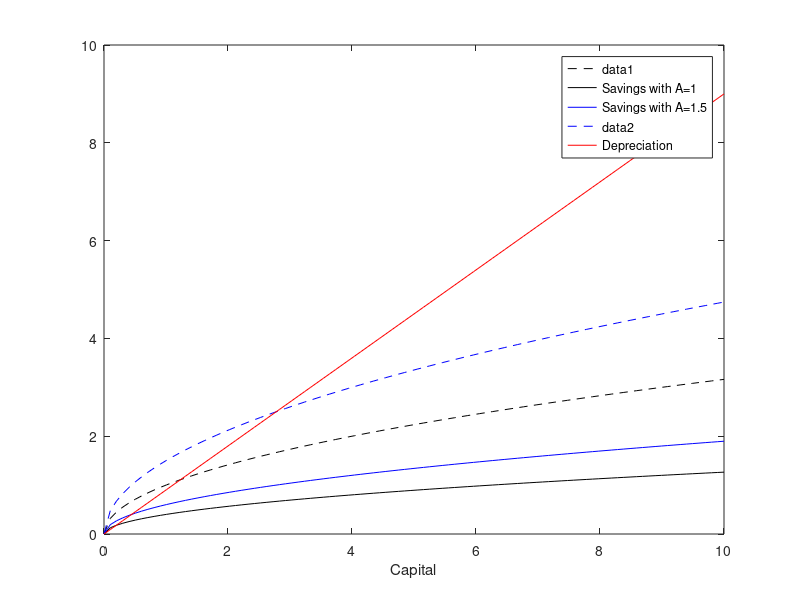

This figure's MATLAB source:
%Code by Javier Gonzalez on October 2019
%For any questions please contact javierj.g18@gmail.com
% Simple Sollow Model with graphs

clear all
%Setiamos la cantidad de periodos analizar
T = 10;
% Numero de grid spaces
n = 100;
% Armamos el grid
k = transpose(linspace(0,T,n));
%Alocamos memoria
f_k = zeros(n,1);
f_k_prime = zeros(n,1);
dep = zeros(n,1);
% Usamos el parametro, para que sea concava
alpha = 0.5;
% Parametro de depreciaci�n
delta = 0.1;
% Parametro de Tecnologia
A = 1;
% Parametro de aumento de tecnologia
Aprime = 1.5;
% Usamos un loops para llenar la matriz
for i = 1:n
    % EL producto se modela como una Cobb Douglass
    % Llenamos el producto estocastico
    f_k(i,1) = A*k(i,1)^alpha;
    % Llenamos producto con tecnologia alta
    f_k_prime(i,1) = Aprime*k(i,1)^alpha;
    % Linea de dep
    dep(i,1) = (1-delta)*k(i,1);
end
% Parametro de ahorro exogeno
beta = 0.4;
% probar con los valores de beta 0.4 Y 0.8
%Beta = 0.2 no tiene estado estacionario. Pues la depresiacion se come todo
%el ahorro y por tanto es imposible ahorrar, racionalmente.
% Matris de savings del producto
savings = beta*f_k;
savings_prime = beta*f_k_prime;

% Sabemos que hay un estado estacionario si el ahorro es igual a la
% depresiacion en algun punto. Entonces tenemos que hacer un check
% EMpezare en el 2 para asegurarme que no cuenta el 0.
tol = 0.009; % Tolerancia Obtima para obtener solo 1 Estado Estacionario
% Analisis con A=1
a = 0;
z = ['-- Analisis de Estado Estacionario con A = ', num2str(A)];
disp(z)
for i = 2:n
    if abs(dep(i,1) - savings(i,1)) <= tol
        z=['Estado Estacionario en : ', num2str(k(i,1))];
        disp(z)
        z=['Con Produccion Igual a : ', num2str(f_k(i,1))];
        disp(z)
        a = a + 1;
    end
end
if a == 0
    z=['No se Encontro un Estado Estacionario'];
    disp(z)
end

% Ahora veamos con A=1.5
a = 0;
tol = 0.02;
z = ['-- Analisis de Estado Estacionario con A = ', num2str(Aprime)];
disp(z)
for i = 2:n
    if abs(dep(i,1) - savings_prime(i,1)) <= tol
        z=['Estado Estacionario en : ', num2str(k(i,1))];
        disp(z)
        z=['Con Produccion Igual a : ', num2str(f_k(i,1))];
        disp(z)
        a = a + 1;
    end
end
if a == 0
    z=['No se Encontro un Estado Estacionario'];
    disp(z)
end

% Chequiaemos cuantos estados estacionarios hay
figure
plot(k,f_k,'--k')
hold on
plot(k,savings,'k','DisplayName','Savings with A=1')
plot(k,savings_prime,'b','DisplayName','Savings with A=1.5')
plot(k,f_k_prime,'--b')
plot(k,dep,'r','DisplayName','Depreciation')
hold off
xlabel('Capital')
legend